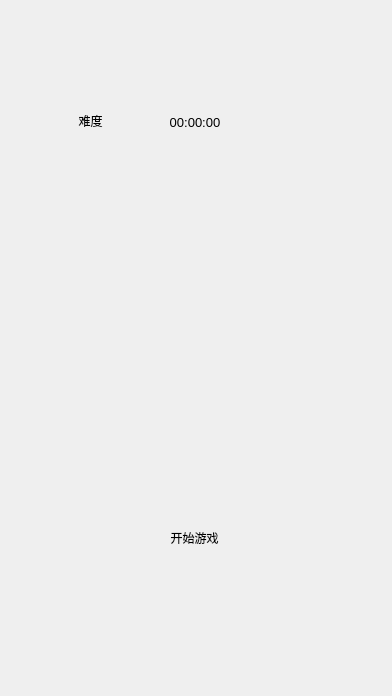
<?xml version="1.0" encoding="UTF-8"?>
<ui version="4.0">
 <class>shuerte</class>
 <widget class="QWidget" name="shuerte">
  <property name="geometry">
   <rect>
    <x>0</x>
    <y>0</y>
    <width>392</width>
    <height>696</height>
   </rect>
  </property>
  <property name="windowTitle">
   <string>shuerte</string>
  </property>
  <property name="styleSheet">
   <string notr="true">QWidget#widgetCenter {
        background-image: url(://picture/background.jpg);
}</string>
  </property>
  <layout class="QVBoxLayout" name="verticalLayout">
   <property name="spacing">
    <number>0</number>
   </property>
   <property name="leftMargin">
    <number>0</number>
   </property>
   <property name="topMargin">
    <number>0</number>
   </property>
   <property name="rightMargin">
    <number>0</number>
   </property>
   <property name="bottomMargin">
    <number>0</number>
   </property>
   <item>
    <widget class="QWidget" name="widgetCenter" native="true">
     <widget class="shuertegamepanelwidget" name="widgetGamePanel" native="true">
      <property name="geometry">
       <rect>
        <x>52</x>
        <y>197</y>
        <width>285</width>
        <height>285</height>
       </rect>
      </property>
      <property name="styleSheet">
       <string notr="true"/>
      </property>
     </widget>
     <widget class="QPushButton" name="btnStart">
      <property name="geometry">
       <rect>
        <x>129</x>
        <y>514</y>
        <width>131</width>
        <height>48</height>
       </rect>
      </property>
      <property name="styleSheet">
       <string notr="true">border: none;
border-radius: 20px;</string>
      </property>
      <property name="text">
       <string>开始游戏</string>
      </property>
     </widget>
     <widget class="QLabel" name="labelTimes">
      <property name="geometry">
       <rect>
        <x>160</x>
        <y>110</y>
        <width>70</width>
        <height>25</height>
       </rect>
      </property>
      <property name="font">
       <font>
        <pointsize>10</pointsize>
       </font>
      </property>
      <property name="styleSheet">
       <string notr="true"/>
      </property>
      <property name="text">
       <string>00:00:00</string>
      </property>
      <property name="alignment">
       <set>Qt::AlignCenter</set>
      </property>
     </widget>
     <widget class="QPushButton" name="btnLevelSelect">
      <property name="geometry">
       <rect>
        <x>70</x>
        <y>110</y>
        <width>41</width>
        <height>21</height>
       </rect>
      </property>
      <property name="styleSheet">
       <string notr="true">border: none;
border-radius: 20px;</string>
      </property>
      <property name="text">
       <string>难度</string>
      </property>
     </widget>
    </widget>
   </item>
  </layout>
 </widget>
 <layoutdefault spacing="6" margin="11"/>
 <customwidgets>
  <customwidget>
   <class>shuertegamepanelwidget</class>
   <extends>QWidget</extends>
   <header>shuertegamepanelwidget.h</header>
   <container>1</container>
  </customwidget>
 </customwidgets>
 <resources/>
 <connections/>
</ui>
